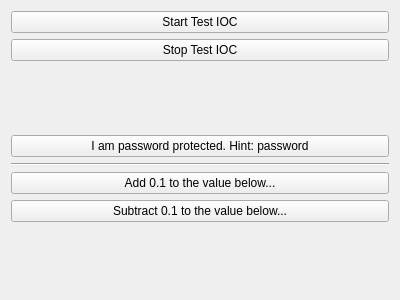
<?xml version="1.0" encoding="UTF-8"?>
<ui version="4.0">
 <class>Form</class>
 <widget class="QWidget" name="Form">
  <property name="geometry">
   <rect>
    <x>0</x>
    <y>0</y>
    <width>400</width>
    <height>300</height>
   </rect>
  </property>
  <property name="windowTitle">
   <string>Form</string>
  </property>
  <layout class="QVBoxLayout" name="verticalLayout">
   <item>
    <widget class="PyDMPushButton" name="PyDMPushButton">
     <property name="toolTip">
      <string/>
     </property>
     <property name="whatsThis">
      <string>
    Basic PushButton to send a fixed value.

    The PyDMPushButton is meant to hold a specific value, and send that value
    to a channel when it is clicked, much like the MessageButton does in EDM.
    The PyDMPushButton works in two different modes of operation, first, a
    fixed value can be given to the :attr:`.pressValue` attribute, whenever the
    button is clicked a signal containing this value will be sent to the
    connected channel. This is the default behavior of the button. However, if
    the :attr:`.relativeChange` is set to True, the fixed value will be added
    to the current value of the channel. This means that the button will
    increment a channel by a fixed amount with every click, a consistent
    relative move
    
    Parameters
    ----------
    pressValue : int, float, str
        Value to be sent when the button is clicked
    
    channel : str
        ID of channel to manipulate

    parent : QObject, optional
        Parent of PyDMPushButton

    label : str, optional
        String to place on button

    icon : QIcon, optional
        An Icon to display on the PyDMPushButton


    relative : bool, optional
        Choice to have the button peform a relative put, instead of always
        setting to an absolute value
    </string>
     </property>
     <property name="styleSheet">
      <string notr="true"/>
     </property>
     <property name="text">
      <string>Start Test IOC</string>
     </property>
     <property name="alarmSensitiveBorder" stdset="0">
      <bool>true</bool>
     </property>
     <property name="channel" stdset="0">
      <string>ca://MTEST:Run</string>
     </property>
     <property name="showConfirmDialog" stdset="0">
      <bool>false</bool>
     </property>
     <property name="pressValue" stdset="0">
      <string>1</string>
     </property>
    </widget>
   </item>
   <item>
    <widget class="PyDMPushButton" name="PyDMPushButton_2">
     <property name="toolTip">
      <string/>
     </property>
     <property name="whatsThis">
      <string>
    Basic PushButton to send a fixed value.

    The PyDMPushButton is meant to hold a specific value, and send that value
    to a channel when it is clicked, much like the MessageButton does in EDM.
    The PyDMPushButton works in two different modes of operation, first, a
    fixed value can be given to the :attr:`.pressValue` attribute, whenever the
    button is clicked a signal containing this value will be sent to the
    connected channel. This is the default behavior of the button. However, if
    the :attr:`.relativeChange` is set to True, the fixed value will be added
    to the current value of the channel. This means that the button will
    increment a channel by a fixed amount with every click, a consistent
    relative move
    
    Parameters
    ----------
    pressValue : int, float, str
        Value to be sent when the button is clicked
    
    channel : str
        ID of channel to manipulate

    parent : QObject, optional
        Parent of PyDMPushButton

    label : str, optional
        String to place on button

    icon : QIcon, optional
        An Icon to display on the PyDMPushButton


    relative : bool, optional
        Choice to have the button peform a relative put, instead of always
        setting to an absolute value
    </string>
     </property>
     <property name="text">
      <string>Stop Test IOC</string>
     </property>
     <property name="flat">
      <bool>false</bool>
     </property>
     <property name="channel" stdset="0">
      <string>ca://MTEST:Run</string>
     </property>
     <property name="showConfirmDialog" stdset="0">
      <bool>true</bool>
     </property>
     <property name="confirmMessage" stdset="0">
      <string>Are you sure you want to stop the IOC ?</string>
     </property>
     <property name="pressValue" stdset="0">
      <string>0</string>
     </property>
    </widget>
   </item>
   <item>
    <widget class="PyDMLabel" name="PyDMLabel">
     <property name="toolTip">
      <string/>
     </property>
     <property name="whatsThis">
      <string/>
     </property>
     <property name="alignment">
      <set>Qt::AlignCenter</set>
     </property>
     <property name="channel" stdset="0">
      <string>ca://MTEST:Run</string>
     </property>
    </widget>
   </item>
   <item>
    <widget class="PyDMPushButton" name="PyDMPushButton_3">
     <property name="toolTip">
      <string/>
     </property>
     <property name="whatsThis">
      <string>
    Basic PushButton to send a fixed value.

    The PyDMPushButton is meant to hold a specific value, and send that value
    to a channel when it is clicked, much like the MessageButton does in EDM.
    The PyDMPushButton works in two different modes of operation, first, a
    fixed value can be given to the :attr:`.pressValue` attribute, whenever the
    button is clicked a signal containing this value will be sent to the
    connected channel. This is the default behavior of the button. However, if
    the :attr:`.relativeChange` is set to True, the fixed value will be added
    to the current value of the channel. This means that the button will
    increment a channel by a fixed amount with every click, a consistent
    relative move
    
    Parameters
    ----------
    pressValue : int, float, str
        Value to be sent when the button is clicked
    
    channel : str
        ID of channel to manipulate

    parent : QObject, optional
        Parent of PyDMPushButton

    label : str, optional
        String to place on button

    icon : QIcon, optional
        An Icon to display on the PyDMPushButton


    relative : bool, optional
        Choice to have the button peform a relative put, instead of always
        setting to an absolute value
    </string>
     </property>
     <property name="text">
      <string>I am password protected. Hint: password</string>
     </property>
     <property name="channel" stdset="0">
      <string>ca://MTEST:Run</string>
     </property>
     <property name="passwordProtected" stdset="0">
      <bool>true</bool>
     </property>
     <property name="password" stdset="0">
      <string/>
     </property>
     <property name="protectedPassword" stdset="0">
      <string notr="true">5e884898da28047151d0e56f8dc6292773603d0d6aabbdd62a11ef721d1542d8</string>
     </property>
     <property name="showConfirmDialog" stdset="0">
      <bool>true</bool>
     </property>
     <property name="pressValue" stdset="0">
      <string>0</string>
     </property>
    </widget>
   </item>
   <item>
    <widget class="Line" name="line">
     <property name="orientation">
      <enum>Qt::Horizontal</enum>
     </property>
    </widget>
   </item>
   <item>
    <widget class="PyDMPushButton" name="PyDMPushButton_4">
     <property name="toolTip">
      <string/>
     </property>
     <property name="whatsThis">
      <string>
    Basic PushButton to send a fixed value.

    The PyDMPushButton is meant to hold a specific value, and send that value
    to a channel when it is clicked, much like the MessageButton does in EDM.
    The PyDMPushButton works in two different modes of operation, first, a
    fixed value can be given to the :attr:`.pressValue` attribute, whenever the
    button is clicked a signal containing this value will be sent to the
    connected channel. This is the default behavior of the button. However, if
    the :attr:`.relativeChange` is set to True, the fixed value will be added
    to the current value of the channel. This means that the button will
    increment a channel by a fixed amount with every click, a consistent
    relative move
    
    Parameters
    ----------
    parent : QObject, optional
        Parent of PyDMPushButton

    init_channel : str, optional
        ID of channel to manipulate

    pressValue : int, float, str
        Value to be sent when the button is clicked
    
    label : str, optional
        String to place on button

    icon : QIcon, optional
        An Icon to display on the PyDMPushButton

    relative : bool, optional
        Choice to have the button perform a relative put, instead of always
        setting to an absolute value
    </string>
     </property>
     <property name="text">
      <string>Add 0.1 to the value below...</string>
     </property>
     <property name="channel" stdset="0">
      <string>ca://MTEST:Float</string>
     </property>
     <property name="pressValue" stdset="0">
      <string>0.1</string>
     </property>
     <property name="relativeChange" stdset="0">
      <bool>true</bool>
     </property>
    </widget>
   </item>
   <item>
    <widget class="PyDMPushButton" name="PyDMPushButton_5">
     <property name="toolTip">
      <string/>
     </property>
     <property name="whatsThis">
      <string>
    Basic PushButton to send a fixed value.

    The PyDMPushButton is meant to hold a specific value, and send that value
    to a channel when it is clicked, much like the MessageButton does in EDM.
    The PyDMPushButton works in two different modes of operation, first, a
    fixed value can be given to the :attr:`.pressValue` attribute, whenever the
    button is clicked a signal containing this value will be sent to the
    connected channel. This is the default behavior of the button. However, if
    the :attr:`.relativeChange` is set to True, the fixed value will be added
    to the current value of the channel. This means that the button will
    increment a channel by a fixed amount with every click, a consistent
    relative move
    
    Parameters
    ----------
    parent : QObject, optional
        Parent of PyDMPushButton

    init_channel : str, optional
        ID of channel to manipulate

    pressValue : int, float, str
        Value to be sent when the button is clicked
    
    label : str, optional
        String to place on button

    icon : QIcon, optional
        An Icon to display on the PyDMPushButton

    relative : bool, optional
        Choice to have the button perform a relative put, instead of always
        setting to an absolute value
    </string>
     </property>
     <property name="styleSheet">
      <string notr="true"/>
     </property>
     <property name="text">
      <string>Subtract 0.1 to the value below...</string>
     </property>
     <property name="channel" stdset="0">
      <string>ca://MTEST:Float</string>
     </property>
     <property name="pressValue" stdset="0">
      <string>-0.1</string>
     </property>
     <property name="relativeChange" stdset="0">
      <bool>true</bool>
     </property>
    </widget>
   </item>
   <item>
    <widget class="PyDMLabel" name="PyDMLabel_2">
     <property name="toolTip">
      <string/>
     </property>
     <property name="whatsThis">
      <string>
    A QLabel with support for Channels and more from PyDM
    
    Parameters
    ----------
    parent : QWidget
        The parent widget for the Label
    init_channel : str, optional
        The channel to be used by the widget. 
    
    </string>
     </property>
     <property name="alarmSensitiveContent" stdset="0">
      <bool>true</bool>
     </property>
     <property name="channel" stdset="0">
      <string>ca://MTEST:Float</string>
     </property>
    </widget>
   </item>
  </layout>
 </widget>
 <customwidgets>
  <customwidget>
   <class>PyDMLabel</class>
   <extends>QLabel</extends>
   <header>pydm.widgets.label</header>
  </customwidget>
  <customwidget>
   <class>PyDMPushButton</class>
   <extends>QPushButton</extends>
   <header>pydm.widgets.pushbutton</header>
  </customwidget>
 </customwidgets>
 <resources/>
 <connections/>
</ui>
